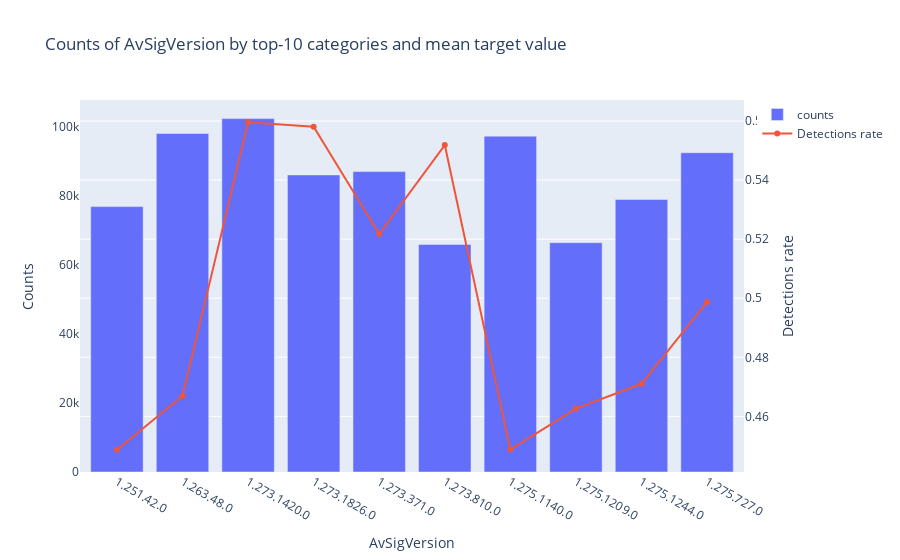

The code cell stored with this chart in its notebook:
### Code cell
plot_feature('AvSigVersion')

### Figure 1 — Plotly figure (JSON) as saved in the notebook; plotly's stock layout.template omitted (floating-point values rounded to 4 significant figures)
{"data": [{"name": "counts", "type": "bar", "x": ["1.251.42.0", "1.263.48.0", "1.273.1420.0", "1.273.1826.0", "1.273.371.0", "1.273.810.0", "1.275.1140.0", "1.275.1209.0", "1.275.1244.0", "1.275.727.0"], "y": [76837, 98024, 102317, 86013, 86967, 65895, 97232, 66393, 78902, 92448]}, {"name": "Detections rate", "type": "scatter", "x": ["1.251.42.0", "1.263.48.0", "1.273.1420.0", "1.273.1826.0", "1.273.371.0", "1.273.810.0", "1.275.1140.0", "1.275.1209.0", "1.275.1244.0", "1.275.727.0"], "y": [0.4487, 0.4669, 0.5596, 0.5581, 0.5217, 0.5519, 0.4487, 0.4627, 0.471, 0.4987], "yaxis": "y2"}], "layout": {"legend": {"orientation": "v"}, "title": {"text": "Counts of AvSigVersion by top-10 categories and mean target value"}, "xaxis": {"showgrid": false, "showline": false, "title": {"text": "AvSigVersion"}, "zeroline": false}, "yaxis": {"showgrid": false, "showline": false, "title": {"text": "Counts"}, "zeroline": false}, "yaxis2": {"overlaying": "y", "side": "right", "title": {"text": "Detections rate"}}}}
